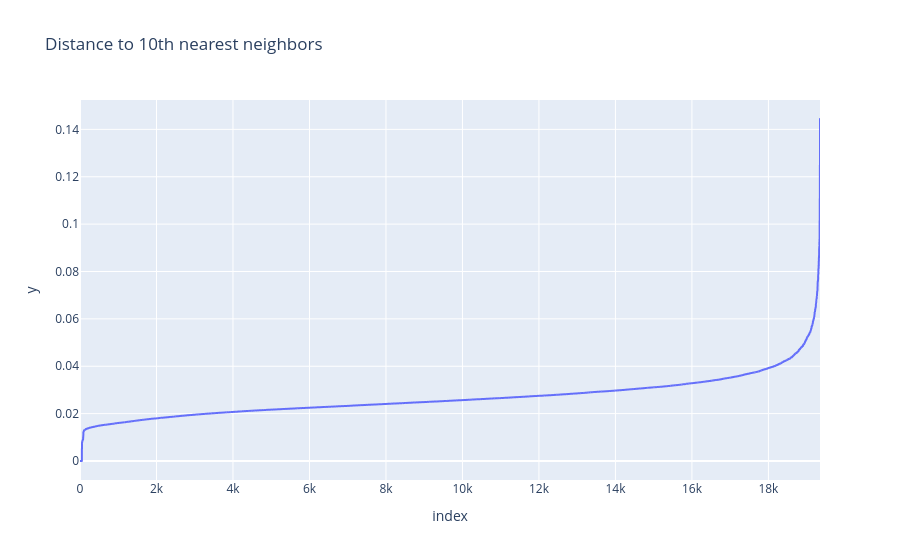
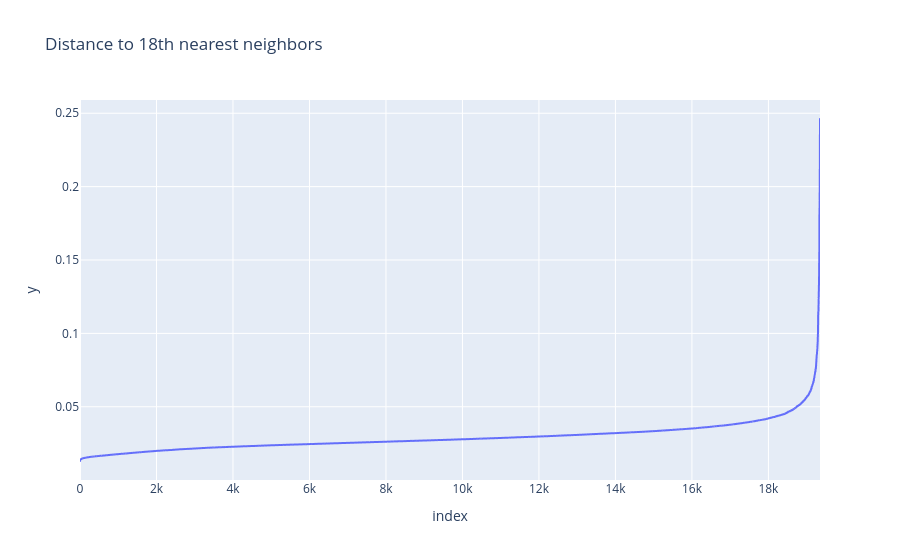
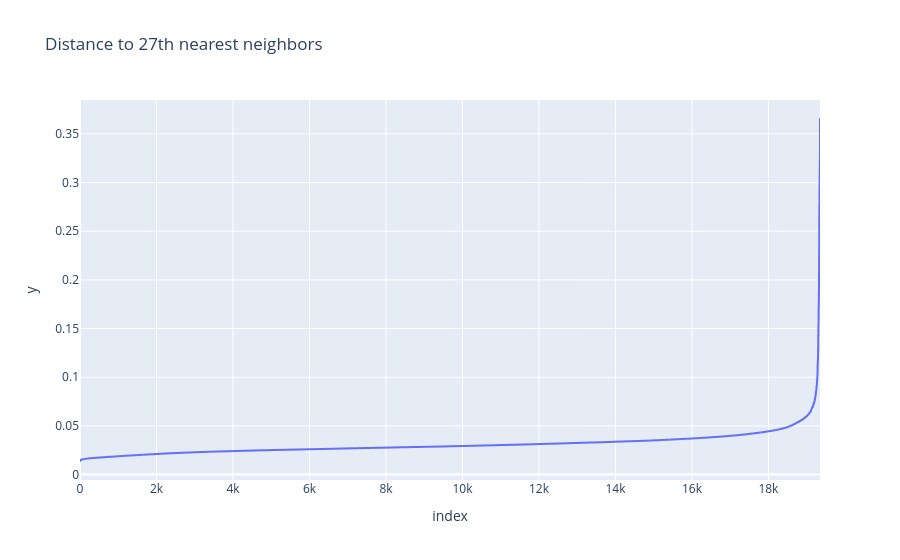

Write notebook code for charts like these, in order.
### Code cell
kmer_eps = find_epsilon(kmer_features_pca, min_samples_range_kmer)

### Figure 1 — Plotly figure (JSON) as saved in the notebook; plotly's stock layout.template omitted (floating-point values rounded to 4 significant figures; data arrays with more than 128 entries replaced by an {"elided": "..."} marker saying what was removed)
{"data": [{"hovertemplate": "index=%{x}<br>y=%{y}<extra></extra>", "legendgroup": "", "line": {"color": "#636efa", "dash": "solid"}, "marker": {"symbol": "circle"}, "mode": "lines", "name": "", "showlegend": false, "type": "scattergl", "x": {"elided": "19350 int values"}, "xaxis": "x", "y": {"elided": "19350 float values"}, "yaxis": "y"}], "layout": {"legend": {"tracegroupgap": 0}, "title": {"text": "Distance to 10th nearest neighbors"}, "xaxis": {"anchor": "y", "domain": [0, 1], "title": {"text": "index"}}, "yaxis": {"anchor": "x", "domain": [0, 1], "title": {"text": "y"}}}}

### Figure 2 — Plotly figure (JSON) as saved in the notebook; plotly's stock layout.template omitted (floating-point values rounded to 4 significant figures; data arrays with more than 128 entries replaced by an {"elided": "..."} marker saying what was removed)
{"data": [{"hovertemplate": "index=%{x}<br>y=%{y}<extra></extra>", "legendgroup": "", "line": {"color": "#636efa", "dash": "solid"}, "marker": {"symbol": "circle"}, "mode": "lines", "name": "", "showlegend": false, "type": "scattergl", "x": {"elided": "19350 int values"}, "xaxis": "x", "y": {"elided": "19350 float values"}, "yaxis": "y"}], "layout": {"legend": {"tracegroupgap": 0}, "title": {"text": "Distance to 18th nearest neighbors"}, "xaxis": {"anchor": "y", "domain": [0, 1], "title": {"text": "index"}}, "yaxis": {"anchor": "x", "domain": [0, 1], "title": {"text": "y"}}}}

### Figure 3 — Plotly figure (JSON) as saved in the notebook; plotly's stock layout.template omitted (floating-point values rounded to 4 significant figures; data arrays with more than 128 entries replaced by an {"elided": "..."} marker saying what was removed)
{"data": [{"hovertemplate": "index=%{x}<br>y=%{y}<extra></extra>", "legendgroup": "", "line": {"color": "#636efa", "dash": "solid"}, "marker": {"symbol": "circle"}, "mode": "lines", "name": "", "showlegend": false, "type": "scattergl", "x": {"elided": "19350 int values"}, "xaxis": "x", "y": {"elided": "19350 float values"}, "yaxis": "y"}], "layout": {"legend": {"tracegroupgap": 0}, "title": {"text": "Distance to 27th nearest neighbors"}, "xaxis": {"anchor": "y", "domain": [0, 1], "title": {"text": "index"}}, "yaxis": {"anchor": "x", "domain": [0, 1], "title": {"text": "y"}}}}
